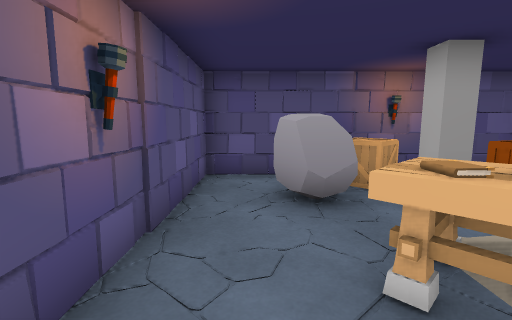
view 1 (above)

16 first-person views from a walk through a scene from a Unity 3-D project. The camera is 1.3 m above the floor, tilts 8° down and sees 85° across. Doors are open. The floor is counted in squares, 1 m on a side. Each view is taken from the middle of a square. On the plan, view 1 faces up. The plan holds only what a view shows up to about 13 squares ahead; the rest is blank.

view 2
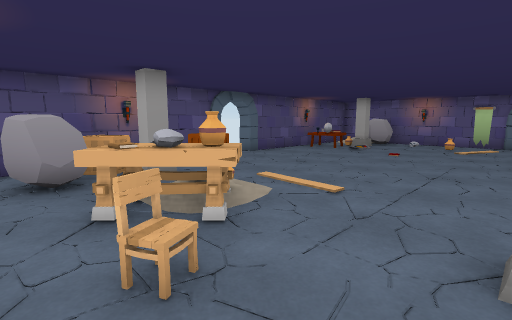

view 3
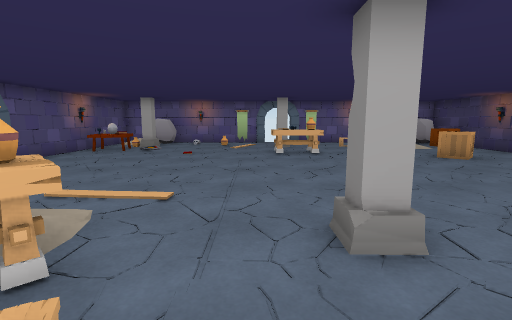

view 4
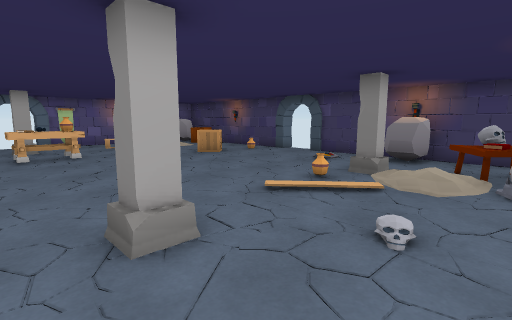

view 5
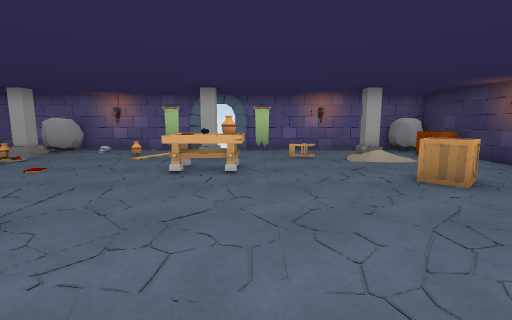

view 6
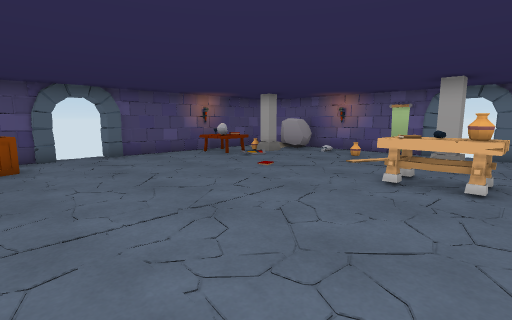

view 7
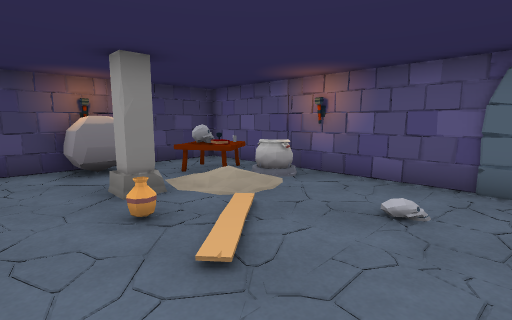

view 8
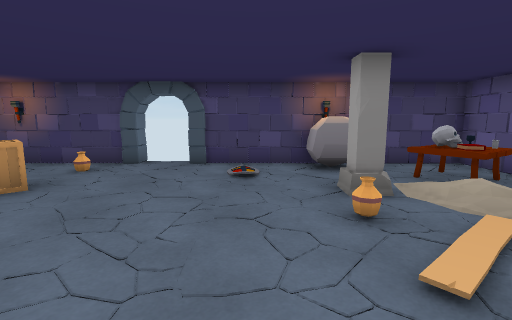

view 9
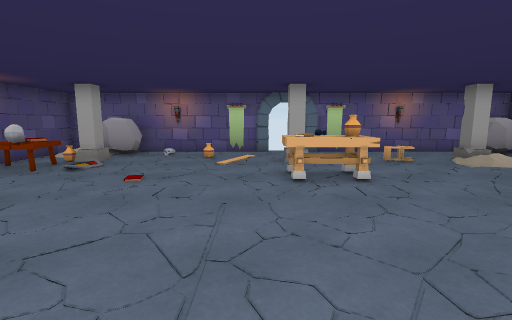

view 10
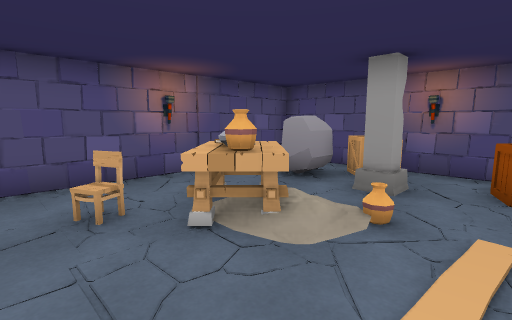

view 11
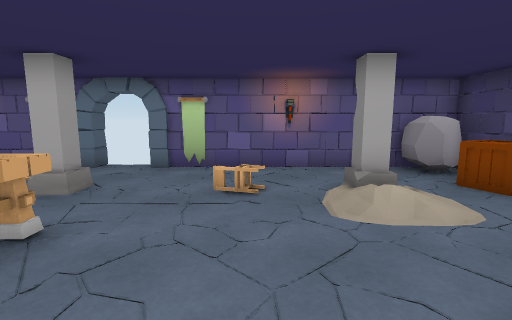

view 12
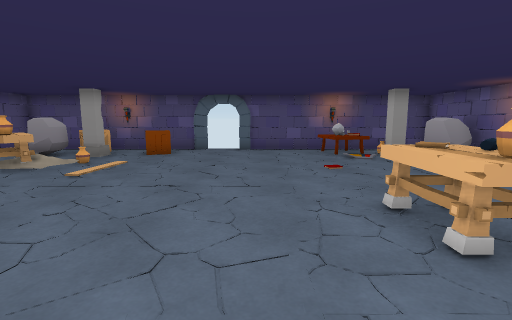

view 13
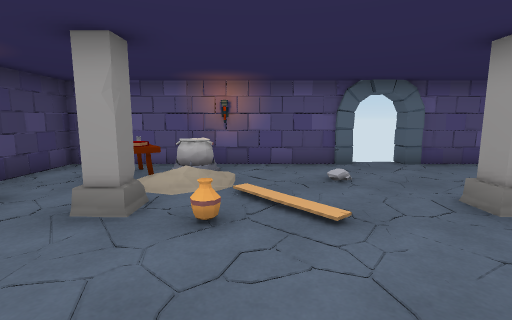

view 14
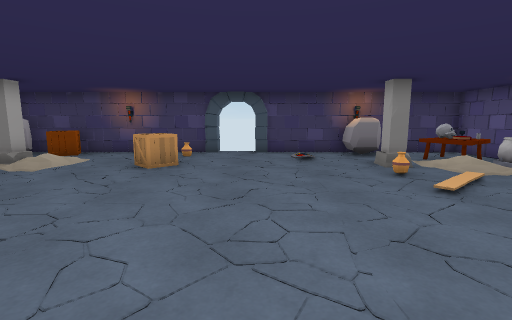

view 15
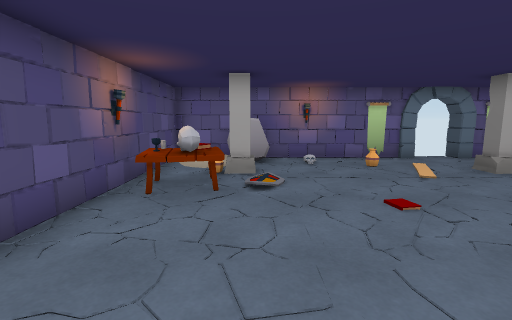

view 16
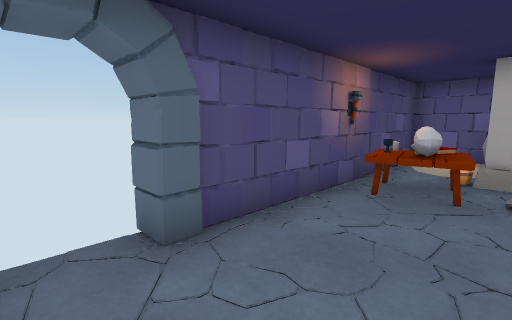

### Floor plan
Key: @ floor where view 1 was taken; # wall or solid block; x gap in a wall; . floor; / step, stairs or slope; D open door; = window, fence, low wall or low ledge; O other object.
Columns run from 2 left of view 1 to 17 right of it. Each row starts with its distance up from view 1.
  7   #######xx#########
  6  #  OO........OO./ #
  5  #OOO#.O......OO#/O#
  4  #.O=O........//O.O#
  3 ##..O..............#
  2 #..OO/............O#
  1 #...O/.............#
  0 #.@O...............#
 -1 #..................#
 -2  ....O.......OO.O..D
 -3 #............OO....D
 -4 #..O...............#
 -5 #..../.............#
 -6 #...//.............#
 -7 ##O//..............#
 -8  #O /O......O.//O..#
 -9  #OO........O..//..#
-10  #OO.O..........OOO#
-11  #...O..........OOO#
-12  ########x #########

Where each view was taken, in squares from view 1:
view 1: 0 up, 0 right, facing up
view 2: 2 down, 0 right, facing up-right
view 3: 1 down, 0 right, facing right
view 4: 1 down, 0 right, facing down-right
view 5: 4 down, 4 right, facing right
view 6: 4 down, 5 right, facing up-right
view 7: 3 down, 5 right, facing down-left
view 8: 3 down, 5 right, facing down
view 9: 1 down, 5 right, facing right
view 10: 1 down, 5 right, facing up-left
view 11: 6 down, 9 right, facing right
view 12: 6 down, 9 right, facing up
view 13: 6 down, 7 right, facing left
view 14: 0 up, 7 right, facing down
view 15: 4 up, 7 right, facing right
view 16: 4 up, 7 right, facing up-right
